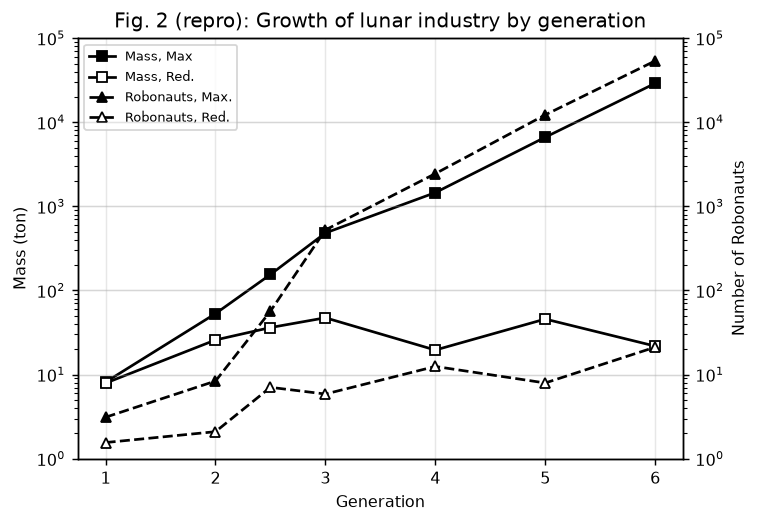
#> input picture figures/fig02_growth.png, 760 x 524 px, given in place of page12.png, which was not available
$ python make_comparisons.py
#> lines starting #> are read from the running program, lines starting #| are printed output that depends on the picture
#> (the call stopped at in render_pages, `doc = fitz.open(PDF)`: fitz is not available in this run)
"""Build side-by-side comparison images: original paper figures vs reproductions.

A curated set of representative figures is used (not all 14): four strong
successes spanning different analyses, plus the one known divergence. The full
set of reproductions lives in figures/ and is summarized in README.md.

Steps:
  1. Render the needed PDF pages to PNGs.
  2. Crop each selected figure (coordinates hand-tuned against the 200-DPI render).
  3. Compose each original crop next to its reproduction from figures/.

Requires: pymupdf (fitz), pillow, matplotlib.
Run:  python make_comparisons.py
Outputs: figures/original_pages/, figures/original_crops/, figures/comparisons/
"""
import os
import matplotlib
matplotlib.use("Agg")
import matplotlib.pyplot as plt
import matplotlib.image as mpimg
from PIL import Image

HERE = os.path.dirname(__file__)
PDF = os.path.join(HERE, "docs",
                   "Affordable-rapid-bootstrapping-of-space-industry-and-solar-system-civilization.pdf")
PAGES_DIR = os.path.join(HERE, "figures", "original_pages")
CROPS_DIR = os.path.join(HERE, "figures", "original_crops")
COMP_DIR = os.path.join(HERE, "figures", "comparisons")
DPI = 200

# Curated set. key -> (page number (1-based), x0, y0, x1, y1) at 200 DPI
# (pages are 1700x2200). Crops verified to include legends and axes, no caption.
CROPS = {
    "fig02": (12, 350, 505, 1290, 895),
    "fig03": (12, 340, 1175, 1300, 1560),
    "fig04": (13, 340, 355, 1240, 745),
    "fig08": (15, 400, 1128, 1230, 1560),
    "fig11": (16, 350, 1495, 1250, 1800),
    "fig12": (17, 380, 1298, 1200, 1665),
}

# key -> (reproduction filename, comparison title)
REPRO = {
    "fig02": ("fig02_growth.png", "Fig. 2 - Growth of lunar industry"),
    "fig03": ("fig03_production.png", "Fig. 3 - Production of materials & parts"),
    "fig04": ("fig04_launch_mass.png", "Fig. 4 - Mass launched to Moon"),
    "fig08": ("fig08_printers.png", "Fig. 8 - Printers/set vs reproduction time"),
    "fig11": ("fig11_mass_vs_robonauts.png", "Fig. 11 - Gen-6 mass vs robonauts (known divergence)"),
    "fig12": ("fig12_rwpa_robonauts.png", "Fig. 12 - Robonauts by robonaut productivity"),
}


def render_pages():
    import fitz
    os.makedirs(PAGES_DIR, exist_ok=True)
    doc = fitz.open(PDF)
    for pno in sorted({c[0] for c in CROPS.values()}):
        doc[pno - 1].get_pixmap(dpi=DPI).save(os.path.join(PAGES_DIR, f"page{pno:02d}.png"))
    print(f"rendered pages -> {PAGES_DIR}")


def crop_originals():
    os.makedirs(CROPS_DIR, exist_ok=True)
    cache = {}
    for key, (pno, x0, y0, x1, y1) in CROPS.items():
        cache.setdefault(pno, Image.open(os.path.join(PAGES_DIR, f"page{pno:02d}.png")))
        cache[pno].crop((x0, y0, x1, y1)).save(os.path.join(CROPS_DIR, f"{key}.png"))
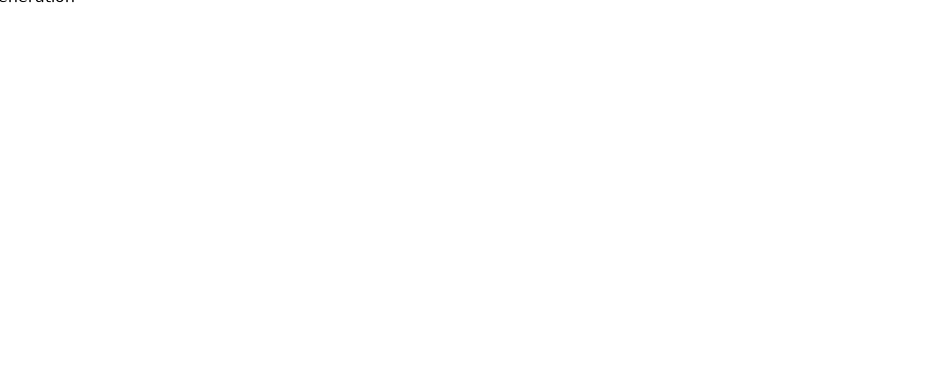
#> saved as fig02.png: PIL image 940x390 RGBA; mean R, G, B, A 5.4, 5.4, 5.4, 5.4; transparent parts drawn white
#> pass 3 of the loop in crop_originals, `for key, (pno, x0, y0, x1, y1) in CROPS.items():`:
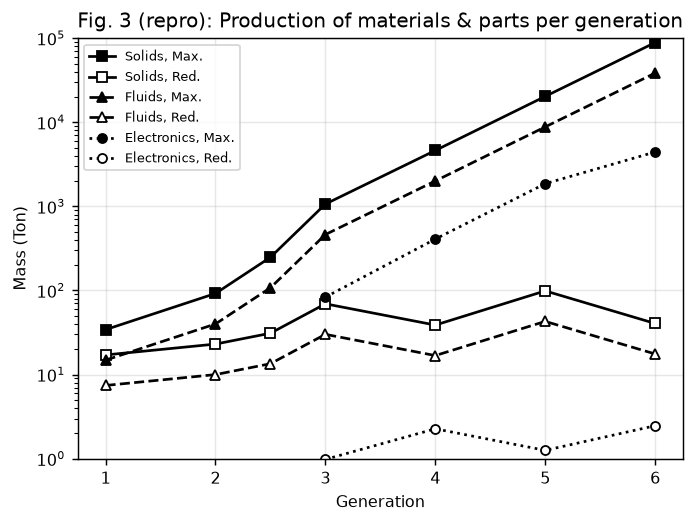
#> input picture figures/fig03_production.png, 696 x 524 px, given in place of page13.png, which was not available
#> in crop_originals, `cache[pno].crop((x0, y0, x1, y1)).save(os.path.join(CROPS_DIR, f"{key}..`:
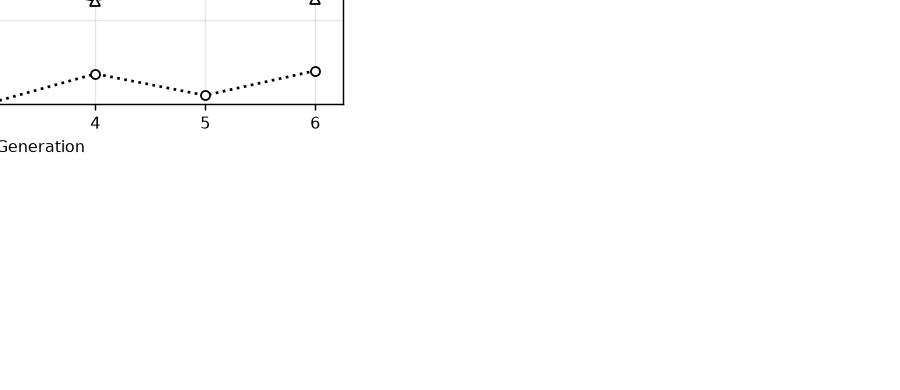
#> saved as fig04.png: PIL image 900x390 RGBA; mean R, G, B, A 42.5, 42.5, 42.5, 43.7; transparent parts drawn white
#> the loop made 5 passes; the first 3 are shown
    print(f"cropped {len(CROPS)} figures -> {CROPS_DIR}")


def compose():
    os.makedirs(COMP_DIR, exist_ok=True)
    for key, (repro, title) in REPRO.items():
        orig = mpimg.imread(os.path.join(CROPS_DIR, f"{key}.png"))
        rep = mpimg.imread(os.path.join(HERE, "figures", repro))
        fig, (a, b) = plt.subplots(1, 2, figsize=(12, 4.0))
        a.imshow(orig); a.axis("off"); a.set_title("Original (paper)", fontsize=11, weight="bold")
        b.imshow(rep); b.axis("off"); b.set_title("Reproduction", fontsize=11, weight="bold")
        fig.suptitle(title, fontsize=13, weight="bold", y=1.02)
        fig.tight_layout()
        fig.savefig(os.path.join(COMP_DIR, f"compare_{key}.png"), dpi=110, bbox_inches="tight")
        plt.close(fig)
    print(f"composed {len(REPRO)} comparisons -> {COMP_DIR}")


if __name__ == "__main__":
    render_pages()
#> (the run stopped early here; a loop or call above may not have finished)
